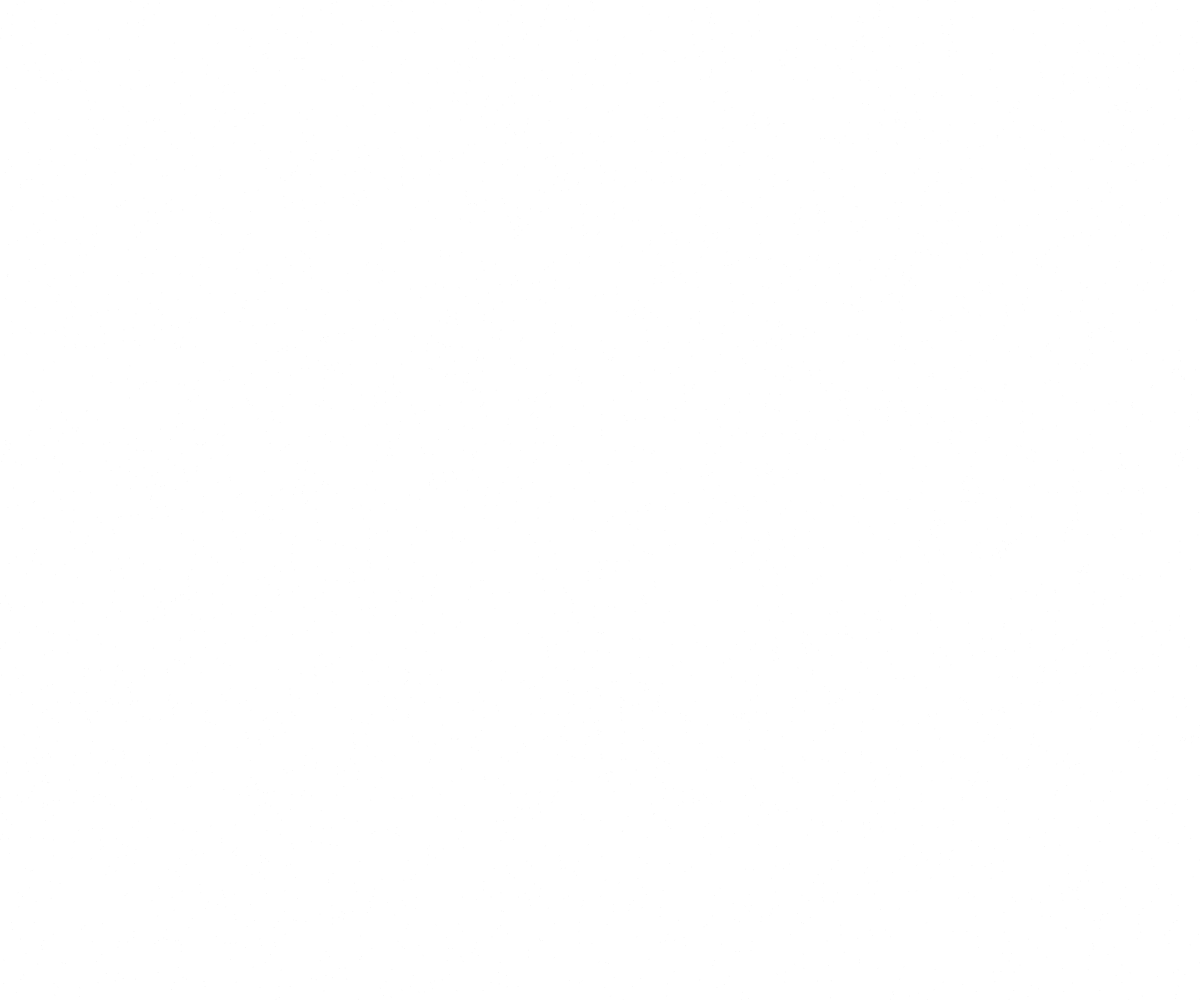
Frame 1 (no input)
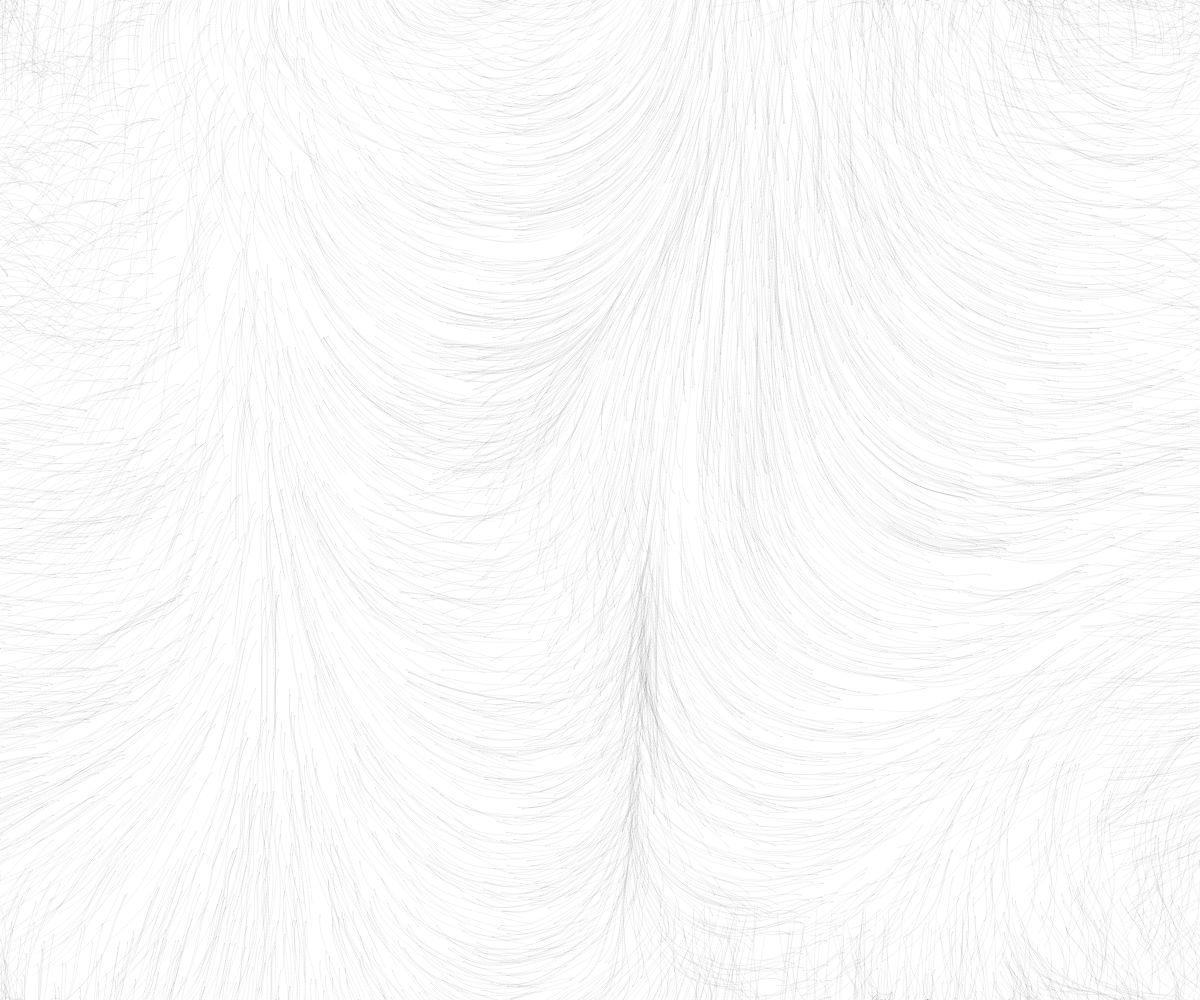
Frame 60 (no input)
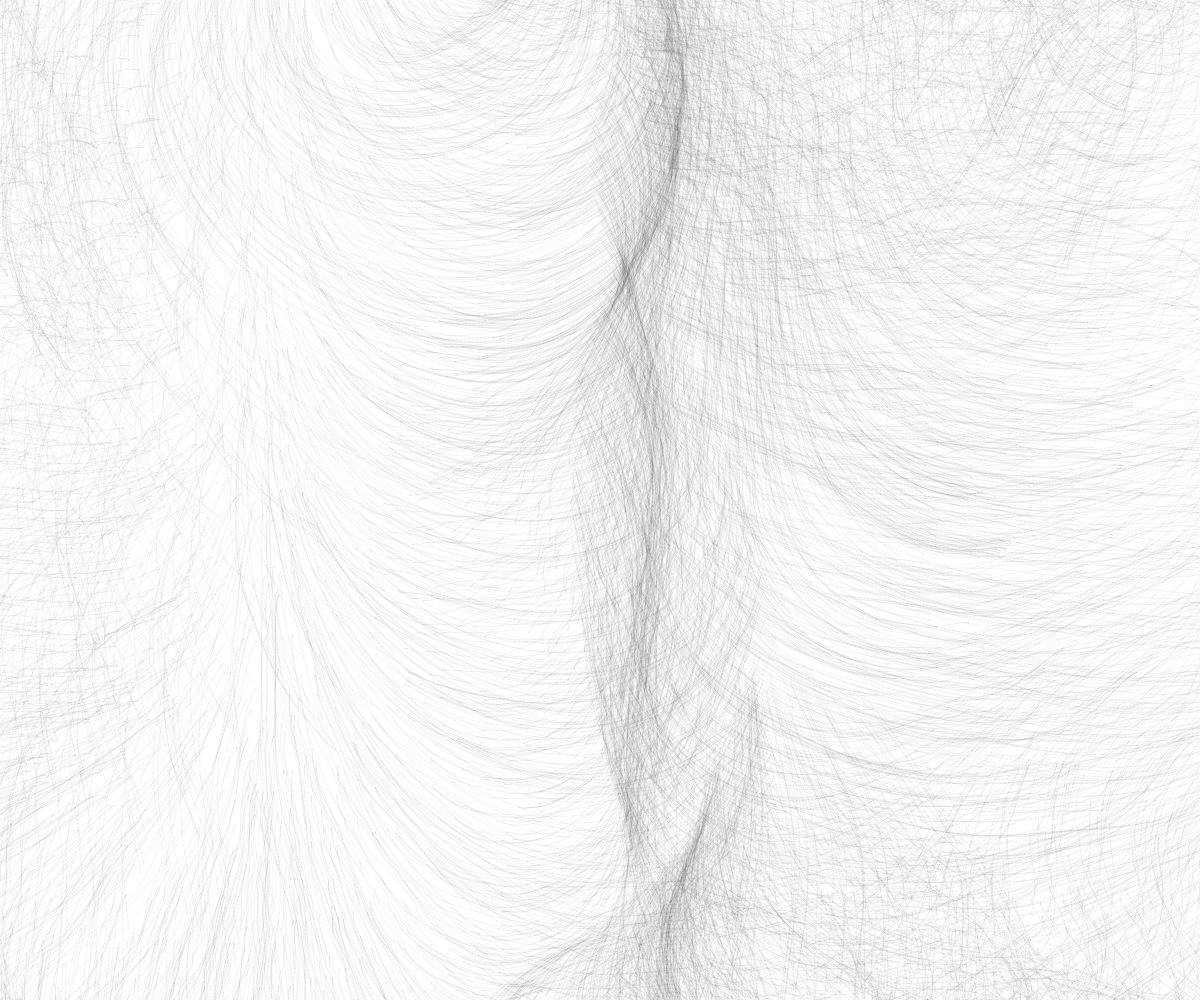
Frame 120 (the mouse pressed at the canvas centre since frame 60)

The p5.js sketch that drew these frames (run headless with seeded random() and noise() and a simulated clock; from frame 60 on, the mouse is pressed at the canvas centre):

// p5.js sketch
// ── sketch.js
let particles = [];
let flowfield = [];

let scl = 20;
let cols, rows;
let t = 0;

let off = 0.01;

function setup() {
  createCanvas(windowWidth, windowHeight);

  cols = floor(width / scl);
  rows = floor(height / scl);

  for (let i = 0; i < 4000; i++) {
    particles.push(new Particle(random(width), random(height)));
  }

}

function draw() {
  if (frameCount % (12 * 60) === 0) background(255);
  // noLoop();

  flowfield = []; //****

  for (let y = 0; y < rows; y++) {
    for (let x = 0; x < cols; x++) {
      let n = noise(x * off, y * off, t);
      let angle = map(n, 0, 1, 0, TWO_PI * 4);
      let v = p5.Vector.fromAngle(angle);
      v.setMag(0.08);

      flowfield.push(v);

      // push();
      // translate(x*scl, y*scl);
      // stroke(0, 100);
      // strokeWeight(1);
      // line(0, 0, v.x*100, v.y*100);
      // pop();
    }
  }

  t += off;


  for (let i = 0; i < particles.length; i++) {
    particles[i].addForce();
    particles[i].update();
    particles[i].show();
    particles[i].edges();
  }
}

class Particle {
  constructor(x, y) {
    this.pos = createVector(x, y);
    this.vel = createVector(0, 0);
    this.acc = createVector(0, 0);
    this.prev = this.pos.copy();
  }

  update() {
    this.vel.add(this.acc);
    this.vel.limit(4);
    this.pos.add(this.vel);
    this.acc.mult(0);
  }

  updatePrev() {
    this.prev.x = this.pos.x;
    this.prev.y = this.pos.y;
  }

  addForce() {
    let xx = floor(this.pos.x / scl);
    let yy = floor(this.pos.y / scl);
    let index = xx + yy * cols;
    this.acc.add(flowfield[index]);
    this.updatePrev();
  }

  show() {
    stroke(0, 10);
    strokeWeight(1);
    line(this.pos.x, this.pos.y, this.prev.x, this.prev.y);
  }

  edges() {
    if (this.pos.x > width) {
      this.pos.x = 0;
      this.updatePrev();
    }
    if (this.pos.x < 0) {
      this.pos.x = width;
      this.updatePrev();
    }
    if (this.pos.y > height) {
      this.pos.y = 0;
      this.updatePrev();
    }
    if (this.pos.y < 0) {
      this.pos.y = height;
      this.updatePrev();
    }
  }
}
